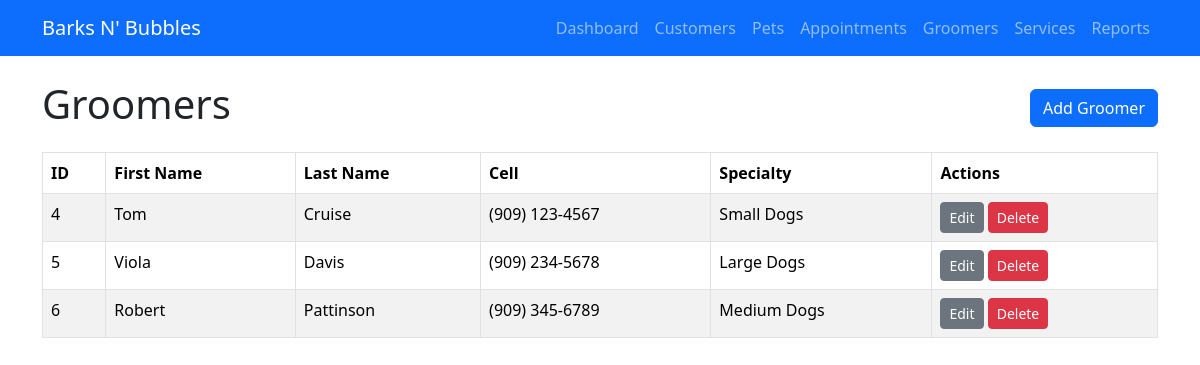
/groomers, run on the app's committed database.
### tables this page shows
CREATE TABLE groomer (
            groomerID INTEGER PRIMARY KEY AUTOINCREMENT,
            groomerFName TEXT NOT NULL,
            groomerLName TEXT NOT NULL,
            groomerCell TEXT,
            groomerSpecialty TEXT
        );

### app.py (the view)
@app.route("/groomers")
def groomers():
    connection = get_db_connection()
    groomers = connection.execute(
        """
        SELECT *
        FROM groomer
        ORDER BY groomerLName, groomerFName
        """
    ).fetchall()
    connection.close()
    return render_template(
        "groomers.html",
        groomers=groomers
    )

### app.py (called while the page is built)
def get_db_connection():
    connection = sqlite3.connect("barksnbubbles.db")
    connection.row_factory = sqlite3.Row
    return connection

### templates/groomers.html (shortened to what this page needs)
{% extends "base.html" %}
{% block content %}
<div class="d-flex justify-content-between align-items-center mb-3">
    <h1>Groomers</h1>
    <a href="/groomers/add" class="btn btn-primary">
        Add Groomer
    </a>
</div>
<table class="table table-bordered table-striped">
    <thead>
        <tr>
            <th>ID</th>
            <th>First Name</th>
            <th>Last Name</th>
            <th>Cell</th>
            <th>Specialty</th>
            <th>Actions</th>
        </tr>
    </thead>
    <tbody>
        {% for groomer in groomers %}
        <tr>
            <td>{{ groomer["groomerID"] }}</td>
            <td>{{ groomer["groomerFName"] }}</td>
            <td>{{ groomer["groomerLName"] }}</td>
            <td>{{ groomer["groomerCell"] }}</td>
            <td>{{ groomer["groomerSpecialty"] }}</td>
            <td>
                <a
                    href="/groomers/edit/{{ groomer['groomerID'] }}"
                    class="btn btn-secondary btn-sm">
                    Edit
                </a>
                <form
                    action="/groomers/delete/{{ groomer['groomerID'] }}"
                    method="POST"
                    class="d-inline"
                    onsubmit="return confirm('Delete this groomer?');">
                    <button
                        type="submit"
                        class="btn btn-danger btn-sm">
                        Delete
                    </button>
                </form>
            </td>
        </tr>
        {% else %}
        <tr>
            <td colspan="5" class="text-center">
                No groomers have been added yet.
            </td>
        </tr>
        {% endfor %}
    </tbody>
</table>
{% endblock %}

### data on the page
groomer: groomerID "4", groomerFName "Tom", groomerLName "Cruise", groomerCell "(909) 123-4567", groomerSpecialty "Small Dogs"
groomer: groomerID "5", groomerFName "Viola", groomerLName "Davis", groomerCell "(909) 234-5678", groomerSpecialty "Large Dogs"
groomer: groomerID "6", groomerFName "Robert", groomerLName "Pattinson", groomerCell "(909) 345-6789", groomerSpecialty "Medium Dogs"
